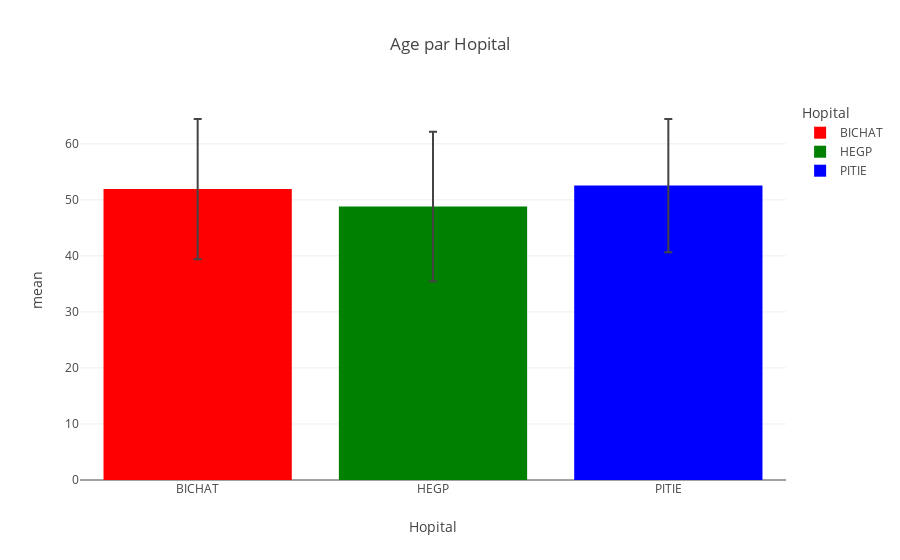

Source (notebook cell):
### Code cell
bar_fig = px.bar(df), x='Hopital', y='mean', error_y='std', title='Age par Hopital', orientation='v',
                 color='Hopital', color_discrete_map={"BICHAT": "red","HEGP": "green","PITIE": "blue"})
bar_fig.show()

### Figure 1 — Plotly figure (JSON) as saved in the notebook; plotly's stock layout.template omitted (floating-point values rounded to 4 significant figures)
{"data": [{"alignmentgroup": "True", "error_y": {"array": [12.51]}, "hovertemplate": "Hopital=%{x}<br>mean=%{y}<extra></extra>", "legendgroup": "BICHAT", "marker": {"color": "red", "pattern": {"shape": ""}}, "name": "BICHAT", "offsetgroup": "BICHAT", "orientation": "v", "showlegend": true, "textposition": "auto", "type": "bar", "x": ["BICHAT"], "xaxis": "x", "y": [51.92], "yaxis": "y"}, {"alignmentgroup": "True", "error_y": {"array": [13.36]}, "hovertemplate": "Hopital=%{x}<br>mean=%{y}<extra></extra>", "legendgroup": "HEGP", "marker": {"color": "green", "pattern": {"shape": ""}}, "name": "HEGP", "offsetgroup": "HEGP", "orientation": "v", "showlegend": true, "textposition": "auto", "type": "bar", "x": ["HEGP"], "xaxis": "x", "y": [48.81], "yaxis": "y"}, {"alignmentgroup": "True", "error_y": {"array": [11.88]}, "hovertemplate": "Hopital=%{x}<br>mean=%{y}<extra></extra>", "legendgroup": "PITIE", "marker": {"color": "blue", "pattern": {"shape": ""}}, "name": "PITIE", "offsetgroup": "PITIE", "orientation": "v", "showlegend": true, "textposition": "auto", "type": "bar", "x": ["PITIE"], "xaxis": "x", "y": [52.55], "yaxis": "y"}], "layout": {"barmode": "relative", "legend": {"title": {"text": "Hopital"}, "tracegroupgap": 0}, "title": {"text": "Age par Hopital"}, "xaxis": {"anchor": "y", "categoryarray": ["BICHAT", "HEGP", "PITIE"], "categoryorder": "array", "domain": [0, 1], "title": {"text": "Hopital"}}, "yaxis": {"anchor": "x", "domain": [0, 1], "title": {"text": "mean"}}}}
